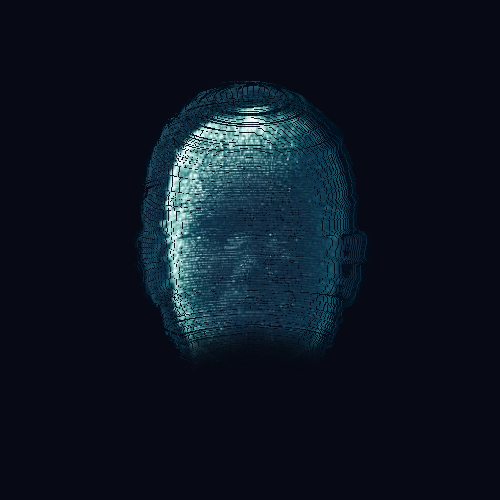
#> input picture scratch/test_blended_alpha.png, 500 x 500 px, given in place of hologram_face.png, which was not available
$ python generate_new_preview.py
#> lines starting #> are read from the running program, lines starting #| are printed output that depends on the picture
import math
import numpy as np
from PIL import Image, ImageDraw

w, h = 600, 480
img = Image.new("RGBA", (w, h), (7, 10, 20, 255))
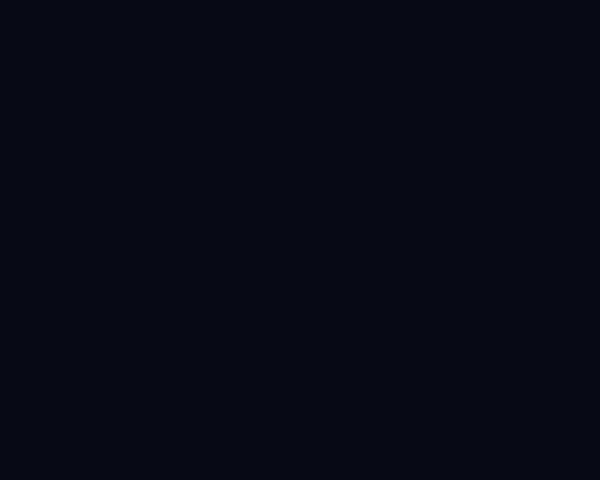
#> img: PIL image 600x480 RGBA; mean R, G, B, A 7, 10, 20, 255
draw = ImageDraw.Draw(img)

# Cyber grid
for gx in range(0, w, 55):
    draw.line([(gx, 0), (gx, h)], fill=(12, 20, 36, 255), width=1)
for gy in range(0, h, 55):
    draw.line([(0, gy), (w, gy)], fill=(12, 20, 36, 255), width=1)

cx, cy = w // 2, h // 2

# Ambient glittering cyber dust particles
np.random.seed(101)
for _ in range(50):
    px = cx + int(np.random.uniform(-140, 140))
    py = cy + int(np.random.uniform(-150, 150))
    sz = np.random.choice([1, 2])
    col = (255, 255, 255, 255) if sz == 2 else (56, 189, 248, 255)
    draw.ellipse([px - sz, py - sz, px + sz, py + sz], fill=col)

# Load face and apply perspective angle (glancing slightly to the right & up)
face = Image.open(r"F:\Ai Tools\Zen Agent\Zen Ai\models\hologram_face.png").convert("RGBA")
#> face is the input picture: PIL image 500x500 RGBA; mean R, G, B, A 12.4, 21.7, 32.7, 255
fw, fh = face.size
#> fw = 500; fh = 500

yaw = 0.20   # looking slightly right
pitch = -0.12 # looking slightly up
roll = -0.04

dx = math.sin(yaw) * 18.0
dy = math.sin(pitch) * 15.0

dst = np.array([
    [-dx * 0.75, dy * 0.8],
    [fw - dx * 0.75, -dy * 0.8],
    [fw + dx * 0.75, fh - dy * 0.8],
    [dx * 0.75, fh + dy * 0.8]
])
src = np.array([[0, 0], [fw, 0], [fw, fh], [0, fh]], dtype=float)
#> src = [[0, 0], [500, 0], [500, 500], [0, 500]]

matrix = []
for p1, p2 in zip(dst, src):
    matrix.append([p1[0], p1[1], 1, 0, 0, 0, -p2[0]*p1[0], -p2[0]*p1[1]])
    matrix.append([0, 0, 0, p1[0], p1[1], 1, -p2[1]*p1[0], -p2[1]*p1[1]])
coeffs = np.linalg.solve(matrix, src.reshape(8))

warped = face.transform((fw, fh), Image.Transform.PERSPECTIVE, coeffs, Image.Resampling.BILINEAR)
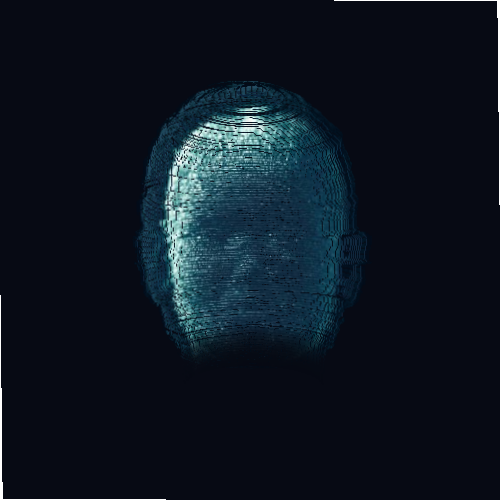
#> warped: PIL image 500x500 RGBA; mean R, G, B, A 12.2, 21.5, 32.5, 254; transparent parts drawn white
scale = 0.90
target_w = int(fw * scale)
#> target_w = 450
target_h = int(fh * scale)
#> target_h = 450
scaled = warped.resize((target_w, target_h), Image.Resampling.BILINEAR)
scaled = scaled.rotate(math.degrees(roll), resample=Image.Resampling.BICUBIC, expand=False)
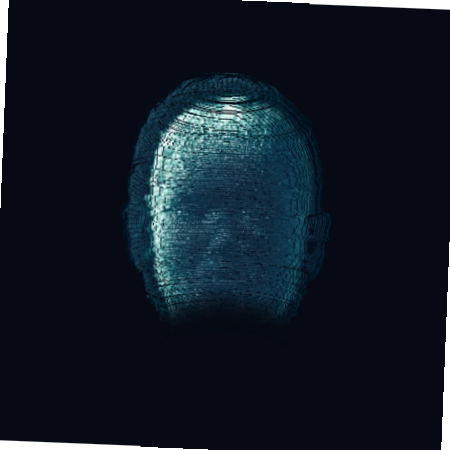
#> scaled: PIL image 450x450 RGBA; mean R, G, B, A 12, 21.3, 32.1, 249.8; transparent parts drawn white

# Paste with gaze translation
live_cx = cx + int(yaw * 42.0)
live_cy = cy + int(pitch * 28.0)
img.paste(scaled, (live_cx - target_w // 2, live_cy - target_h // 2), scaled)
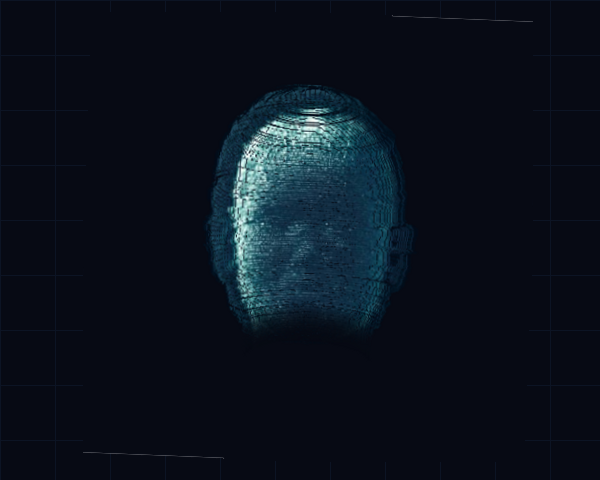
#> img: PIL image 600x480 RGBA; mean R, G, B, A 10.7, 18.2, 28.9, 254.9; transparent parts drawn white

out_preview = r"F:\Ai Tools\Zen Agent\Zen Ai\scratch\preview_clean_gaze.png"
img.save(out_preview, "PNG")
print("Saved preview_clean_gaze.png successfully!")

$ run again, on scratch/test_gazes.png
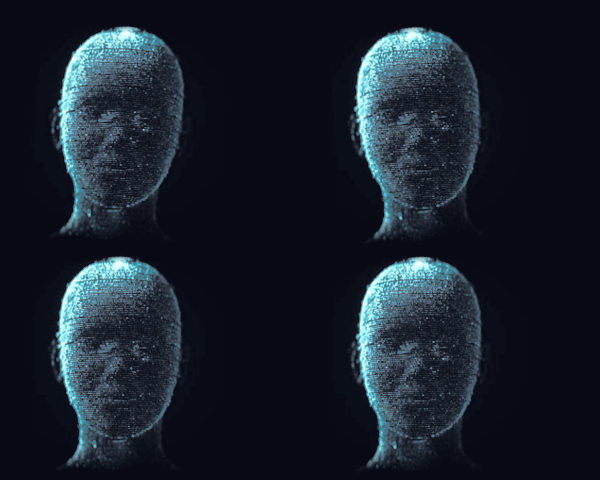
#> input picture scratch/test_gazes.png, 600 x 480 px, given in place of hologram_face.png, which was not available
#> face is the input picture: PIL image 600x480 RGBA; mean R, G, B, A 14.2, 23.9, 35.3, 245.2
#> `scaled = scaled.rotate(math.degrees(roll), resample=Image.Resampling.B..`:
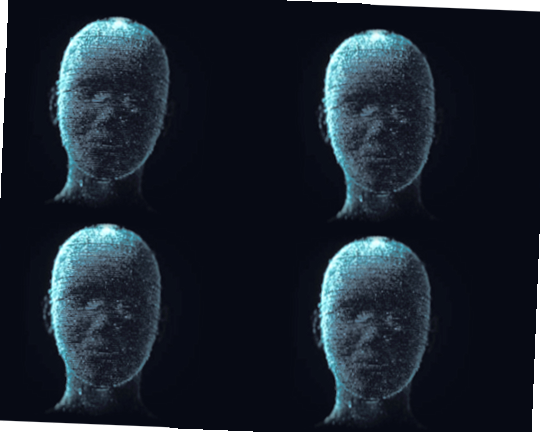
#> scaled: PIL image 540x432 RGBA; mean R, G, B, A 13.4, 22.9, 34.1, 239.4; transparent parts drawn white
#> `img.paste(scaled, (live_cx - target_w // 2, live_cy - target_h // 2), ..`:
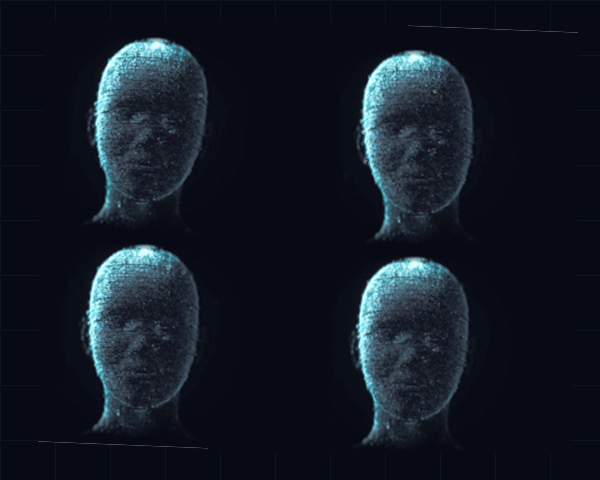
#> img: PIL image 600x480 RGBA; mean R, G, B, A 12.1, 19.9, 30.9, 247.9; transparent parts drawn white
